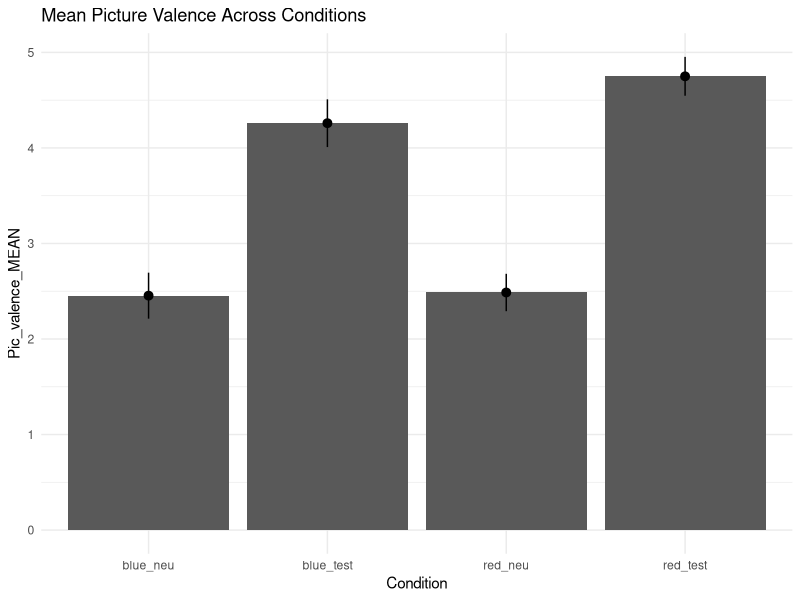
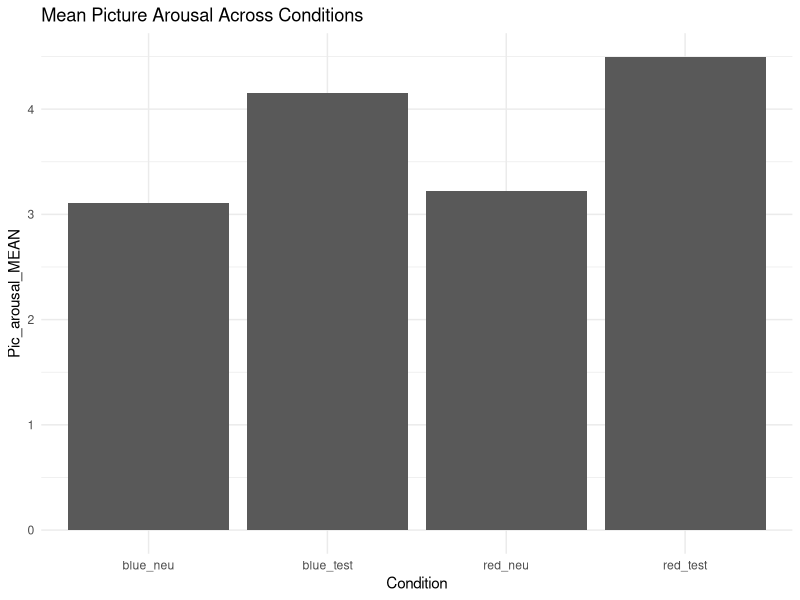
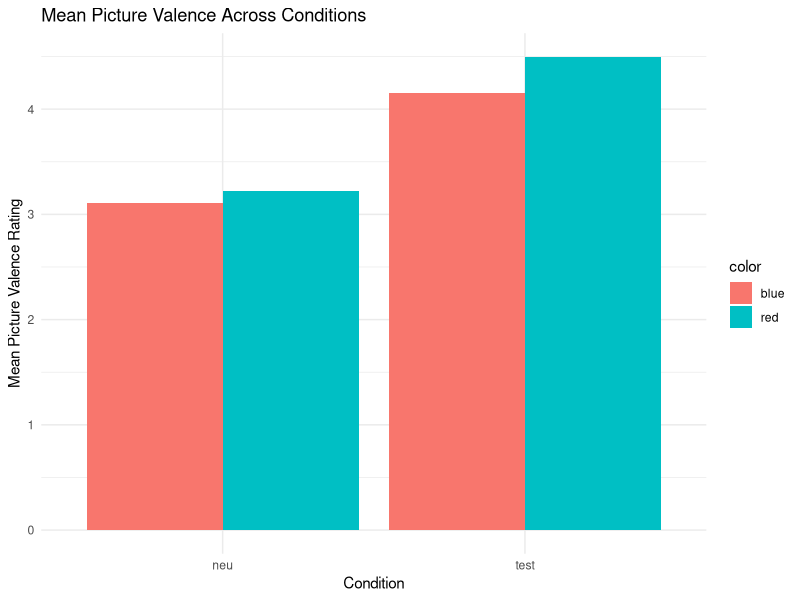
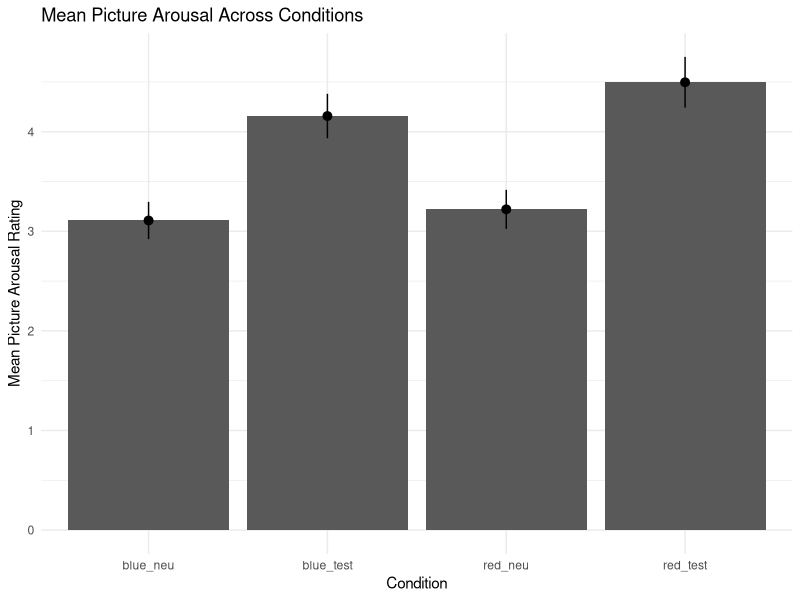
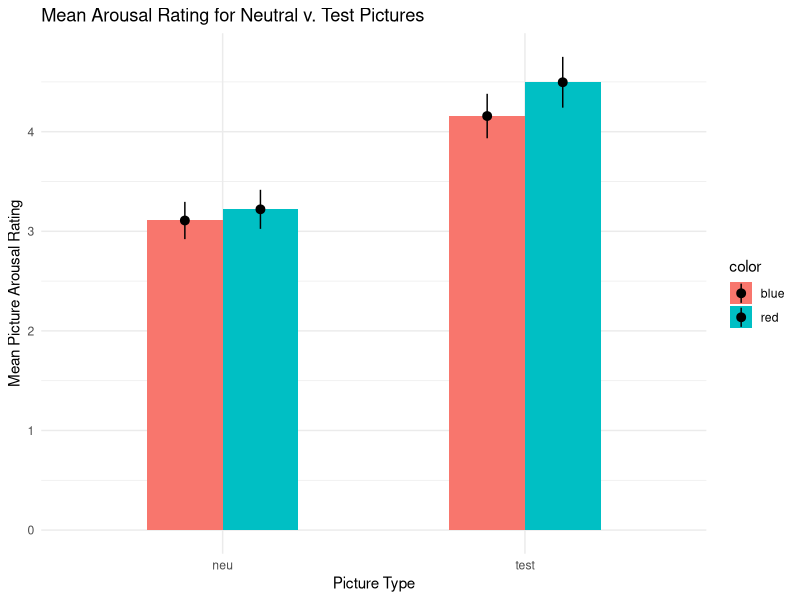
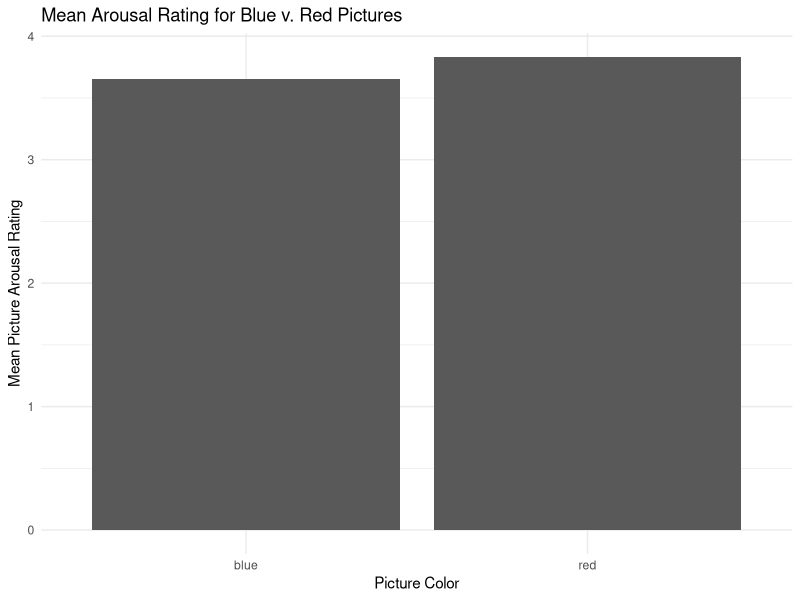
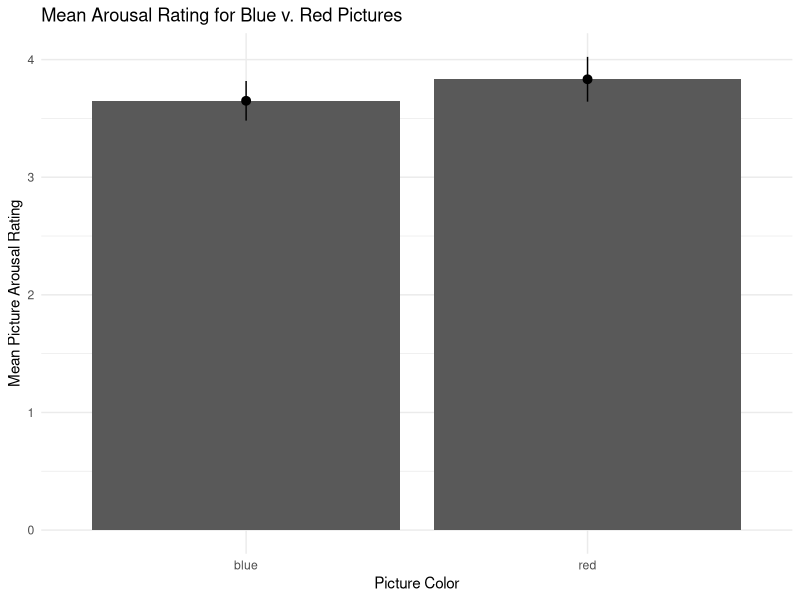
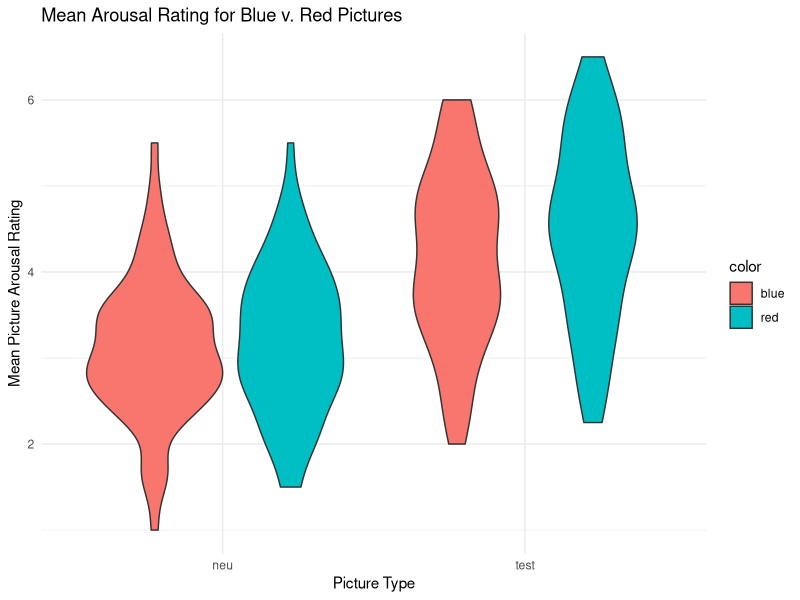

Write the R code that produced these figures, in order.
## ---- chunk 1
library(foreign)
library(dplyr)
library(tidyverse)

color_data_pr = read.csv("color_data_pr.csv")
## ---- chunk 2
ggplot(color_data_pr, aes(x=Condition, Pic_valence_MEAN)) +
  geom_bar(stat='summary', fun.y='mean') +
  stat_summary(fun.y = function(x){mean(x)},
               fun.ymin = function(x){mean(x) - 2*sd(x)/sqrt(length(x))},
               fun.ymax = function(x){mean(x) + 2*sd(x)/sqrt(length(x))},
               geom= 'pointrange') +
  labs(title = 'Mean Picture Valence Across Conditions') +
  theme_minimal()

ggplot(color_data_pr, aes(x=Condition, Pic_arousal_MEAN)) +
  geom_bar(stat="summary", fun.y="mean", position="dodge") + 
  labs(title = 'Mean Picture Arousal Across Conditions') + 
  theme_minimal()

ggplot(color_data_pr, aes(x=pic, Pic_arousal_MEAN, fill=color)) +
  geom_bar(stat="summary", fun.y="mean", position="dodge") + 
  labs(x = "Condition", y = "Mean Picture Valence Rating", title = 'Mean Picture Valence Across Conditions') +
  theme_minimal()

ggplot(color_data_pr, aes(x=Condition, Pic_arousal_MEAN)) +
  geom_bar(stat="summary", fun.y="mean", position="dodge") +
  stat_summary(fun.y = function(x){mean(x)},
               fun.ymin = function(x){mean(x) - 2*sd(x)/sqrt(length(x))},
               fun.ymax = function(x){mean(x) + 2*sd(x)/sqrt(length(x))},
               geom= 'pointrange') +
  labs(x = "Condition", y = "Mean Picture Arousal Rating", title = 'Mean Picture Arousal Across Conditions') + 
  theme_minimal()

ggplot(color_data_pr, aes(x=pic, Pic_arousal_MEAN, fill=color)) +
  geom_bar(stat="summary", fun.y="mean", position="dodge", width = 0.5) + 
  stat_summary(fun.y = function(x){mean(x)},
               fun.ymin = function(x){mean(x) - 2*sd(x)/sqrt(length(x))},
               fun.ymax = function(x){mean(x) + 2*sd(x)/sqrt(length(x))},
               geom= 'pointrange', position = position_dodge(0.5)) +
  labs(title = 'Mean Arousal Rating for Neutral v. Test Pictures', y = 'Mean Picture Arousal Rating', x = 'Picture Type') + 
  theme_minimal()

summary(aov(data=color_data_pr, Pic_arousal_MEAN ~ color*pic))

ggplot(color_data_pr, aes(x=color, Pic_arousal_MEAN)) +
  geom_bar(stat="summary", fun.y="mean", position="dodge") + 
  labs(title = 'Mean Arousal Rating for Blue v. Red Pictures', y = 'Mean Picture Arousal Rating', x = 'Picture Color') + theme_minimal()
## ---- chunk 3
ggplot(data = color_data_pr, aes(x=color, y=Pic_arousal_MEAN)) +
geom_bar(stat="summary", fun.y="mean", position="dodge") +
  stat_summary(fun.y = function(x){mean(x)},
               fun.ymin = function(x){mean(x) - 2*sd(x)/sqrt(length(x))},
               fun.ymax = function(x){mean(x) + 2*sd(x)/sqrt(length(x))},
               geom= 'pointrange') +
  labs(title = 'Mean Arousal Rating for Blue v. Red Pictures', y = 'Mean Picture Arousal Rating', x = 'Picture Color') + theme_minimal()

summary(aov(data = color_data_pr, Pic_arousal_MEAN ~ color))
## ---- chunk 4
### Beyond the paper
########## TODO: Run ANCOVA, using trait and test anxiety as the controls, figures we chose to improve, why are they improvements (violin plots here and why they are a nicer representation of the distribution)

### Violin Plot for Arousal Mean
ggplot(color_data_pr, aes(x=pic, Pic_arousal_MEAN, fill=color)) + geom_violin() +   labs(title = 'Mean Arousal Rating for Blue v. Red Pictures', y = 'Mean Picture Arousal Rating', x = 'Picture Type') + theme_minimal()

### Violin Plot for Valence Mean
ggplot(color_data_pr, aes(x=pic, Pic_valence_MEAN, fill=color)) + geom_violin() +   labs(title = 'Mean Valence Rating for Blue v. Red Pictures', y = 'Mean Picture Valence Rating', x = 'Picture Type') + theme_minimal()

# bar or violin plots for the distribution of arousal and valence judgements for each picture
arousal_by_pic = c(mean(color_data_pr$pic1_arousal), 
                   mean(color_data_pr$pic2_arousal), 
                   mean(color_data_pr$pic3_arousal), 
                   mean(color_data_pr$pic4_arousal))

valence_by_pic = c(mean(color_data_pr$pic1_valence), mean(color_data_pr$pic2_valence), mean(color_data_pr$pic3_valence), mean(color_data_pr$pic4_valence))

pics = c('pic1', 'pic2', 'pic3', 'pic4','pic1', 'pic2', 'pic3', 'pic4')
new.df = data.frame(arousal_by_pic, valence_by_pic, pics)

labels = c('arousal', 'arousal', 'arousal', 'arousal',
           'valence', 'valence', 'valence', 'valence')

ratings = c(arousal_by_pic, valence_by_pic)
new.df2 = data.frame(ratings, pics, labels)

ggplot(new.df2, aes(x=pics, ratings, fill=labels)) +
  geom_bar(stat="identity", position="dodge") + 
  labs(title = 'Mean Picture Arousal Across Pictures') + 
  theme_minimal()

# try this for the error bars
stat_summary (fun.y = function(x){mean(x)},
                fun.ymin = function(x){mean(x) - 2*sd(x)/sqrt(length(x))},
                fun.ymax = function(x){mean(x) + 2*sd(x)/sqrt(length(x))},
                geom= 'pointrange')
## ---- chunk 5

# Let's look at main and interaction effects
interact.val = anova(lm(data = color_data_pr, Pic_valence_MEAN ~ color*pic))
interact.aro = anova(lm(data = color_data_pr, Pic_arousal_MEAN ~ color*pic))


#is this a valid way to go about this? - tania
anova.val.cond = anova(lm(data = color_data_pr, Pic_valence_MEAN ~ Condition))
anova.aro.cond = anova(lm(data = color_data_pr, Pic_arousal_MEAN ~ Condition))

interact.val.cond = anova(lm(data = color_data_pr, Pic_valence_MEAN ~ Condition*Pic_arousal_MEAN))
interact.aro.cond = anova(lm(data = color_data_pr, Pic_arousal_MEAN ~ Condition*Pic_valence_MEAN))

## ---- chunk 6

#is this the right way to go about this? - tania

# ANCOVA with valence rating as the response variable, trait or test anxiety as controls
ancova.val.trait_anxiety = anova(lm(data = color_data_pr, Pic_valence_MEAN ~ STAI_MEAN + Condition))
ancova.val.test_anxiety = anova(lm(data = color_data_pr, Pic_valence_MEAN ~ AEQanxiety_MEAN + Condition))

# ANCOVA with arousal rating as the response variable, trait or test anxiety as controls
ancova.aro.trait_anxiety = anova(lm(data = color_data_pr, Pic_arousal_MEAN ~ STAI_MEAN + Condition))
ancova.aro.test_anxiety = anova(lm(data = color_data_pr, Pic_arousal_MEAN ~ AEQanxiety_MEAN + Condition))

## ---- chunk 7

## First let's create a simpler dataframe to work with

simple.color.df <- data.frame(condition=color_data_pr$Condition,pic1_valence=color_data_pr$pic1_valence,pic2_valence=color_data_pr$pic2_valence,pic3_valence=color_data_pr$pic3_valence,pic4_valence=color_data_pr$pic4_valence,pic1_arousal=color_data_pr$pic1_arousal,pic2_arousal=color_data_pr$pic2_arousal,pic3_arousal=color_data_pr$pic3_arousal,pic4_arousal=color_data_pr$pic4_arousal,test.anxiety=color_data_pr$STAI_MEAN,trait.anxiety=color_data_pr$AEQanxiety_MEAN)

## Let's look at the data by image and condition

# Red and Neutral condition
red.neu = filter(simple.color.df, condition=='red_neu')

# Red/neutral valence ratings
means.val.red.neu = c(mean(red.neu$pic1_valence),
                     mean(red.neu$pic2_valence),
                     mean(red.neu$pic3_valence),
                     mean(red.neu$pic4_valence))

pic1.val.mean.rn = means.val.red.neu[1]
pic2.val.mean.rn = means.val.red.neu[2]
pic3.val.mean.rn = means.val.red.neu[3]
pic4.val.mean.rn = means.val.red.neu[4]

val.red.neu.avg = mean(c(mean(red.neu$pic1_valence),
                     mean(red.neu$pic2_valence),
                     mean(red.neu$pic3_valence),
                     mean(red.neu$pic4_valence)))

# Red/neutral arousal ratings
means.aro.red.neu = c(mean(red.neu$pic1_arousal),
                     mean(red.neu$pic2_arousal),
                     mean(red.neu$pic3_arousal),
                     mean(red.neu$pic4_arousal))

pic1.aro.mean.rn = means.aro.red.neu[1]
pic2.aro.mean.rn = means.aro.red.neu[2]
pic3.aro.mean.rn = means.aro.red.neu[3]
pic4.aro.mean.rn = means.aro.red.neu[4]

aro.red.neu.avg = mean(c(mean(red.neu$pic1_arousal),
                     mean(red.neu$pic2_arousal),
                     mean(red.neu$pic3_arousal),
                     mean(red.neu$pic4_arousal)))

# Red/test condition

red.test = filter(simple.color.df, condition=='red_test')

# Red/test valence ratings
means.val.red.test = c(mean(red.test$pic1_valence),
                     mean(red.test$pic2_valence),
                     mean(red.test$pic3_valence),
                     mean(red.test$pic4_valence))

pic1.val.mean.rt = means.val.red.test[1]
pic2.val.mean.rt = means.val.red.test[2]
pic3.val.mean.rt = means.val.red.test[3]
pic4.val.mean.rt = means.val.red.test[4]

val.red.test.avg = mean(c(mean(red.test$pic1_valence),
                     mean(red.test$pic2_valence),
                     mean(red.test$pic3_valence),
                     mean(red.test$pic4_valence)))

# Red/test arousal ratings
means.aro.red.test = c(mean(red.test$pic1_arousal),
                     mean(red.test$pic2_arousal),
                     mean(red.test$pic3_arousal),
                     mean(red.test$pic4_arousal))

pic1.aro.mean.rt = means.aro.red.test[1]
pic2.aro.mean.rt = means.aro.red.test[2]
pic3.aro.mean.rt = means.aro.red.test[3]
pic4.aro.mean.rt = means.aro.red.test[4]

aro.red.test.avg = mean(c(mean(red.test$pic1_arousal),
                     mean(red.test$pic2_arousal),
                     mean(red.test$pic3_arousal),
                     mean(red.test$pic4_arousal)))

# Blue/neutral condition
blue.neu = filter(simple.color.df, condition=='blue_neu')

# blue/neutral valence ratings


